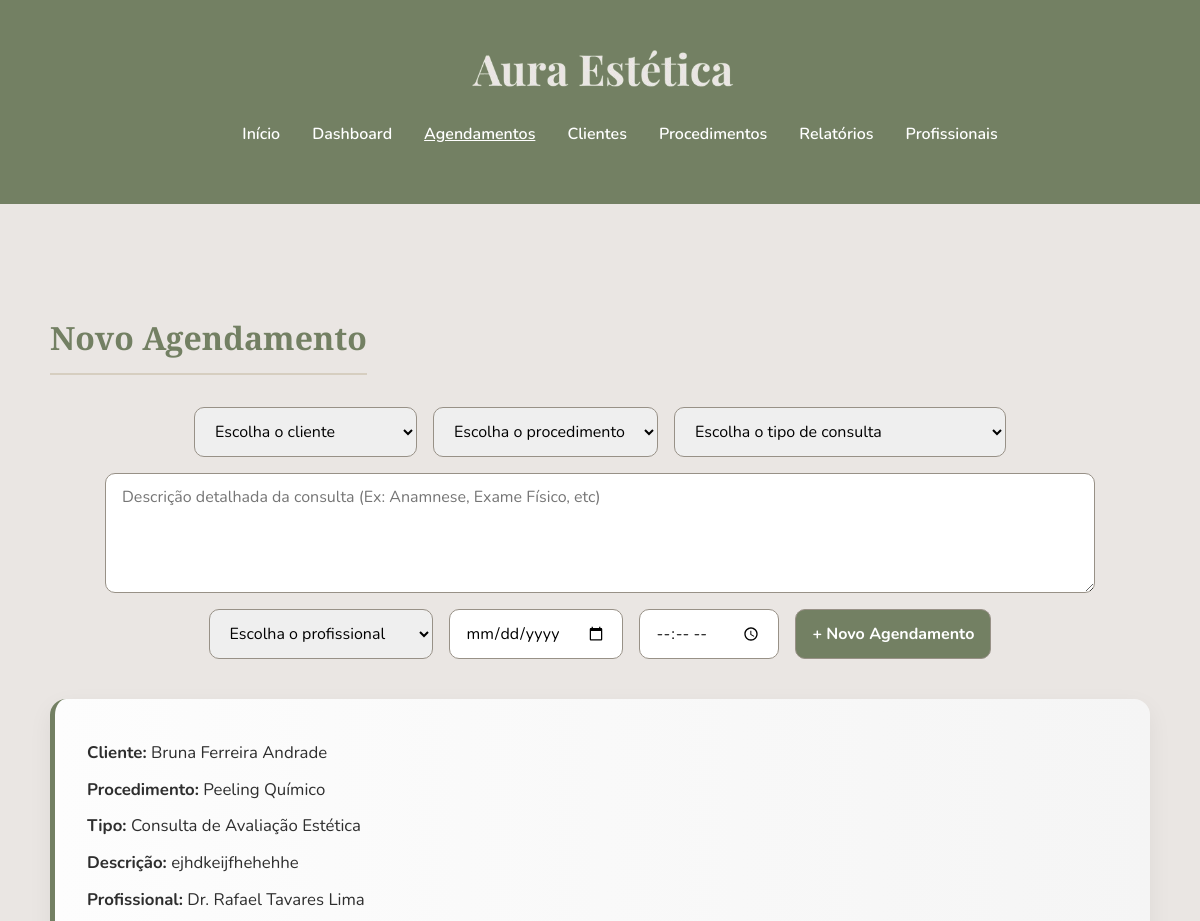
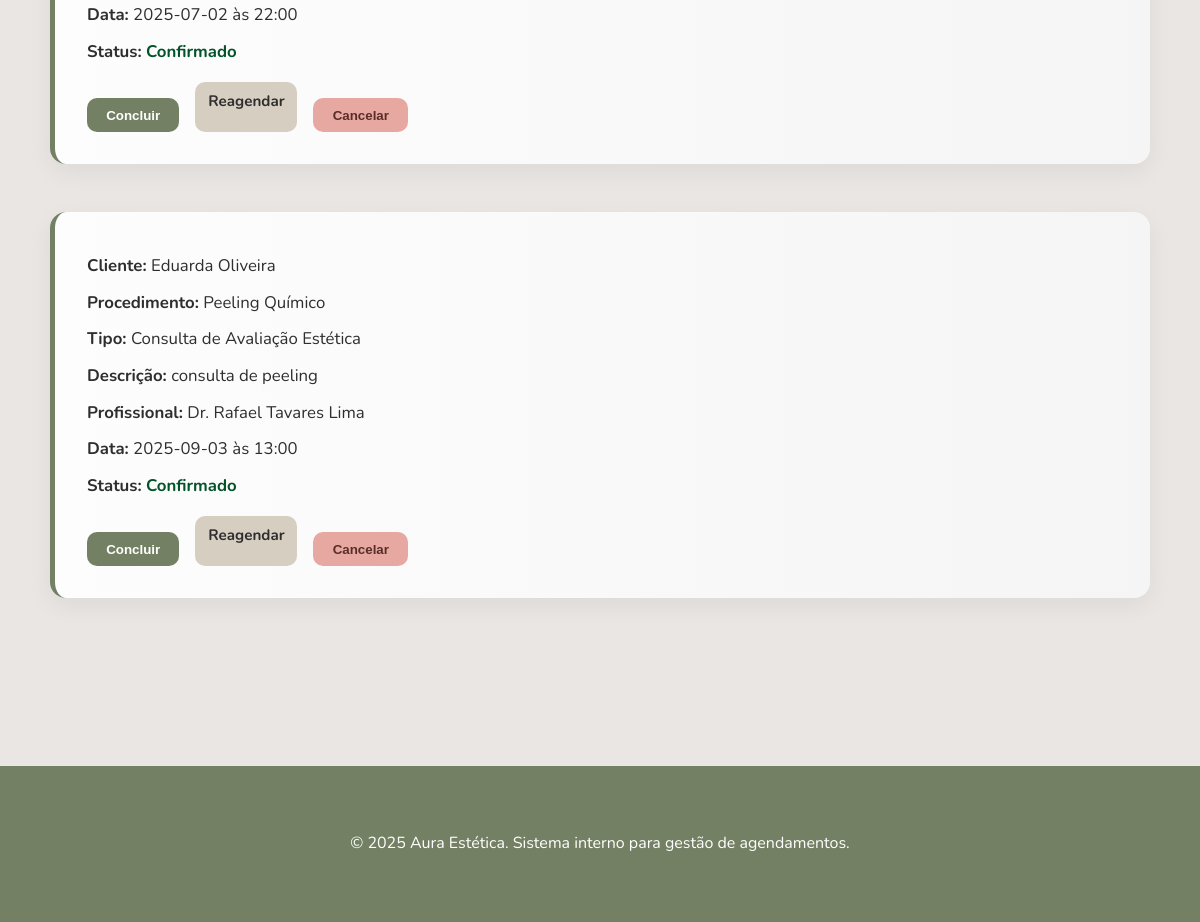
The page /agendamentos on the database its author committed (2 pictures, top to bottom).
### app.py (models this page shows)
class Agendamento(db.Model):
    id = db.Column(db.Integer, primary_key=True)
    cliente_id = db.Column(db.Integer, db.ForeignKey('cliente.id'), nullable=False)
    procedimento_id = db.Column(db.Integer, db.ForeignKey('procedimento.id'), nullable=False)
    tipo_consulta = db.Column(db.String(100), nullable=False)
    descricao = db.Column(db.Text, nullable=False)
    profissional_id = db.Column(db.Integer, db.ForeignKey('profissional.id'), nullable=False)
    data = db.Column(db.String(20), nullable=False)
    hora = db.Column(db.String(10), nullable=False)
    status = db.Column(db.String(20), default='Pendente')
    cliente = db.relationship('Cliente', backref='agendamentos')
    procedimento = db.relationship('Procedimento', backref='agendamentos')
    profissional = db.relationship('Profissional', backref='agendamentos')

class Cliente(db.Model):
    id = db.Column(db.Integer, primary_key=True)
    nome = db.Column(db.String(100), nullable=False)
    telefone = db.Column(db.String(20), nullable=False)
    email = db.Column(db.String(100), nullable=False)
    data_nascimento = db.Column(db.String(10), nullable=False)

class Procedimento(db.Model):
    id = db.Column(db.Integer, primary_key=True)
    nome = db.Column(db.String(100), nullable=False)
    preco = db.Column(db.Float, nullable=False)
    descricao = db.Column(db.Text, nullable=True)

class Profissional(db.Model):
    id = db.Column(db.Integer, primary_key=True)
    nome = db.Column(db.String(100), nullable=False)
    cpf = db.Column(db.String(11), nullable=False)
    numero_registro = db.Column(db.String(20), nullable=False)
    tipo_registro = db.Column(db.String(20), nullable=False)
    email = db.Column(db.String(100), nullable=False)
    telefone = db.Column(db.String(20), nullable=False)
    especialidade = db.Column(db.String(100), nullable=False)

### app.py (the view, shortened to what this page needs)
@app.route('/agendamentos', methods=['GET', 'POST'])
def agendamentos():
    clientes = Cliente.query.all()
    procedimentos = Procedimento.query.all()
    profissionais = Profissional.query.all()
    agendamento_edit = None
    return render_template(
        'agendamentos.html',
        agendamentos=Agendamento.query.order_by(Agendamento.data).all(),
        clientes=clientes,
        procedimentos=procedimentos,
        profissionais=profissionais,
        agendamento_edit=agendamento_edit
    )

### templates/agendamentos.html (shortened to what this page needs)
<!DOCTYPE html>
<html lang="pt-br">
<head>
  <link rel="stylesheet" href="{{ url_for('static', filename='estilo/style.css') }}">
</head>
<body>
  <header class="header">
    <div class="container header-flex">
      <div class="logo-container">
        <img src="{{ url_for('static', filename='img/logoAura.png') }}" alt="Logo Aura Estética" class="logo-img" />
      </div>
      <nav class="nav">
        <ul>
          <li><a href="{{ url_for('inicio') }}">Início</a></li>
          <li><a href="{{ url_for('dashboard') }}">Dashboard</a></li>
          <li><a href="{{ url_for('agendamentos') }}" class="active">Agendamentos</a></li>
          <li><a href="{{ url_for('clientes') }}">Clientes</a></li>
          <li><a href="{{ url_for('procedimentos') }}">Procedimentos</a></li>
          <li><a href="{{ url_for('relatorios') }}">Relatórios</a></li>
          <li><a href="{{ url_for('profissionais') }}">Profissionais</a></li>
        </ul>
      </nav>
    </div>
  </header>
  <section class="section">
    <div class="container">
      <h2>{% if agendamento_edit %}Editar Agendamento{% else %}Novo Agendamento{% endif %}</h2>
      <form method="POST" action="{{ url_for('agendamentos') }}" class="filter-form">
        <select name="cliente" required>
          <option disabled {% if not agendamento_edit %}selected{% endif %}>Escolha o cliente</option>
        </select>
        <select name="procedimento" required>
          <option disabled {% if not agendamento_edit %}selected{% endif %}>Escolha o procedimento</option>
        </select>
        <select name="tipo_consulta" required>
          <option disabled {% if not agendamento_edit %}selected{% endif %}>Escolha o tipo de consulta</option>
        </select>
        <textarea name="descricao" class="form-textarea" required placeholder="Descrição detalhada da consulta (Ex: Anamnese, Exame Físico, etc)">{{ agendamento_edit.descricao if agendamento_edit else '' }}</textarea>
        <select name="profissional" required>
          <option disabled {% if not agendamento_edit %}selected{% endif %}>Escolha o profissional</option>
        </select>
        <input type="date" name="data" value="{{ agendamento_edit.data if agendamento_edit else '' }}" required>
        <input type="time" name="hora" value="{{ agendamento_edit.hora if agendamento_edit else '' }}" required>
        <button type="submit" class="btn-novo-agendamento">
          {% if agendamento_edit %}Salvar Alterações{% else %}+ Novo Agendamento{% endif %}
        </button>
      </form>
      <div class="agendamentos-lista">
        {% for ag in agendamentos %}
        <div class="agendamento">
          <p><strong>Cliente:</strong> {{ ag.cliente.nome }}</p>
          <p><strong>Procedimento:</strong> {{ ag.procedimento.nome }}</p>
          <p><strong>Tipo:</strong> {{ ag.tipo_consulta }}</p>
          <p><strong>Descrição:</strong> {{ ag.descricao }}</p>
          <p><strong>Profissional:</strong> {{ ag.profissional.nome }}</p>
          <p><strong>Data:</strong> {{ ag.data }} às {{ ag.hora }}</p>
          <p><strong>Status:</strong> <span class="status {{ ag.status|lower }}">{{ ag.status }}</span></p>
          <form method="POST" action="{{ url_for('alterar_status_agendamento', agendamento_id=ag.id) }}">
            <div class="agendamento-botoes">
              {% if ag.status == "Pendente" %}
                <button name="acao" value="confirmar" class="btn-confirmar">Confirmar</button>
                <button name="acao" value="cancelar" class="btn-cancelar">Cancelar</button>
                <a href="{{ url_for('editar_agendamento', id=ag.id) }}" class="btn-reagendar">Reagendar</a>
              {% elif ag.status == "Confirmado" %}
                <button name="acao" value="concluir" class="btn-concluir">Concluir</button>
                <a href="{{ url_for('editar_agendamento', id=ag.id) }}" class="btn-reagendar">Reagendar</a>
                <button name="acao" value="cancelar" class="btn-cancelar">Cancelar</button>
              {% endif %}
            </div>
          </form>
        </div>
        {% else %}
          <p>Nenhum agendamento registrado.</p>
        {% endfor %}
      </div>
    </div>
  </section>
  <footer class="footer">
    <div class="container">
      <p>&copy; 2025 Aura Estética. Sistema interno para gestão de agendamentos.</p>
    </div>
  </footer>
</body>
</html>

### static/estilo/style.css (style rules this page uses)
:root { --verde-oliva: #738063; --rosa-claro: #DBC3CB; --rosado: #DCC3D4; --areia: #D6CEC0; --fundo-claro: #EAE6E3; --cinza-neutro: #989187; --texto-escuro: #2e2e2e; --branco: #ffffff; --sombra: rgba(0, 0, 0, 0.05); }
html, body { margin: 0; padding: 0; height: 100%; }
body { font-family: 'Nunito', sans-serif; background-color: var(--fundo-claro); color: var(--texto-escuro); line-height: 1.7; min-height: 100vh; display: flex; flex-direction: column; }
h1, h2, h3 { font-family: 'Playfair Display', serif; color: var(--verde-oliva); }
.container { max-width: 1100px; margin: auto; padding: 1rem; }
.header { background-color: var(--verde-oliva); color: var(--branco); padding: 2rem 0 1.5rem 0; text-align: center; }
.nav ul { list-style: none; display: flex; flex-wrap: wrap; justify-content: center; gap: 2rem; margin-top: 1rem; color: #D6CEC0; }
.nav a { text-decoration: none; color: var(--branco); font-weight: 600; transition: 0.3s; }
.nav a:hover, .nav .active { text-decoration: underline; }
.section { padding: 4rem 1rem; background-color: var(--fundo-claro); }
h2 { margin-bottom: 2rem; font-size: 2rem; text-align: center; border-bottom: 2px solid var(--areia); padding-bottom: 0.5rem; display: inline-block; }
.filter-form { display: flex; flex-wrap: wrap; gap: 1rem; margin-bottom: 2.5rem; justify-content: center; }
.filter-form input, .filter-form select, .filter-form button { padding: 0.75rem 1rem; border-radius: 10px; border: 1px solid var(--cinza-neutro); font-size: 1rem; font-family: 'Nunito', sans-serif; }
.filter-form textarea, .form-textarea { width: 90%; min-height: 120px; padding: 0.75rem 1rem; border-radius: 10px; border: 1px solid var(--cinza-neutro); font-size: 1rem; font-family: 'Nunito', sans-serif; resize: vertical; box-sizing: border-box; }
.filter-form button { background-color: var(--verde-oliva); color: var(--branco); font-weight: bold; cursor: pointer; transition: 0.3s; }
.agendamentos-lista { display: flex; flex-direction: column; gap: 1.5rem; }
.agendamento { background: linear-gradient(to right, #fdfdfd, #f5f5f5); border-left: 5px solid var(--verde-oliva); padding: 2rem; margin-bottom: 1.5rem; border-radius: 16px; box-shadow: 0 8px 24px rgba(0, 0, 0, 0.06); transition: transform 0.3s ease; }
.agendamento p { font-size: 1.05rem; margin: 0.5rem 0; }
.agendamento button { margin-top: 1rem; }
.agendamento-botoes { display: flex; gap: 1rem; flex-wrap: wrap; margin-top: 1rem; }
.btn-novo-agendamento { background-color: var(--verde-oliva); color: var(--branco); padding: 0.75rem 1.2rem; border-radius: 10px; font-weight: bold; text-decoration: none; font-size: 1rem; transition: 0.3s; display: inline-block; }
.status.confirmado { color: rgb(2, 83, 39); font-weight: bold; }
.btn-cancelar { background-color: #e6a8a1; color: #5a2d29; border: none; padding: 0.6rem 1.2rem; border-radius: 10px; font-weight: bold; cursor: pointer; transition: 0.3s; }
.btn-concluir { background-color: var(--verde-oliva); color: white; border: none; padding: 0.6rem 1.2rem; border-radius: 10px; font-weight: bold; cursor: pointer; transition: 0.3s; }
.btn-reagendar { background-color: #d6cec0; color: #2e2e2e; border: none; padding: 0.4rem 0.8rem; border-radius: 10px; font-weight: 700; cursor: pointer; transition: background-color 0.3s ease; text-decoration: none; display: inline-block; font-size: 0.95rem; }
.footer { background-color: var(--verde-oliva); color: var(--branco); text-align: center; padding: 2rem 1rem; font-size: 1rem; margin-top: 4rem; font-family: 'Nunito', sans-serif; }
.logo-img { width: auto; height: 48px; object-fit: contain; background-color: transparent; border-radius: 0; }

### rows shown on the page
Agendamento: cliente.nome "Bruna Ferreira Andrade", procedimento.nome "Peeling Químico", tipo_consulta "Consulta de Avaliação Estética", descricao "ejhdkeijfhehehhe", profissional.nome "Dr. Rafael Tavares Lima", data "2025-07-02", hora "22:00", status "Confirmado"
Agendamento: cliente.nome "Eduarda Oliveira", procedimento.nome "Peeling Químico", tipo_consulta "Consulta de Avaliação Estética", descricao "consulta de peeling", profissional.nome "Dr. Rafael Tavares Lima", data "2025-09-03", hora "13:00", status "Confirmado"
